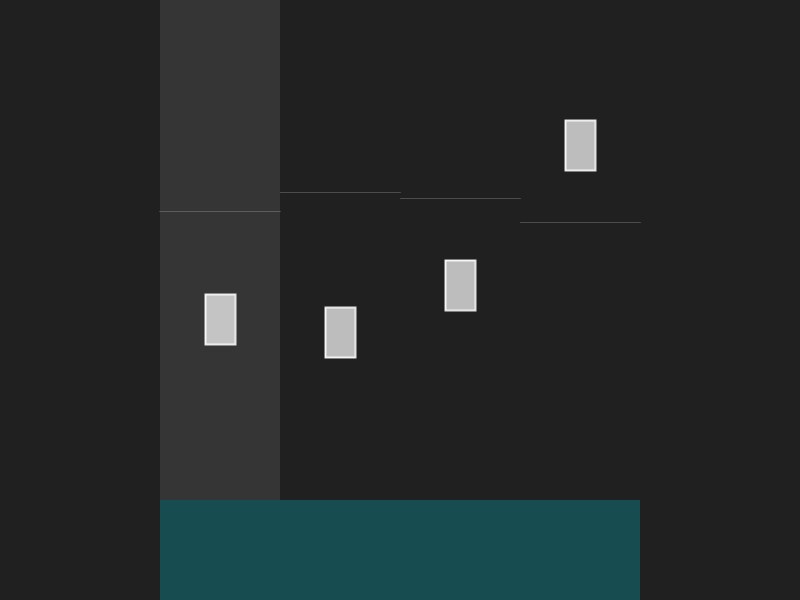
Frame 1 (no input)
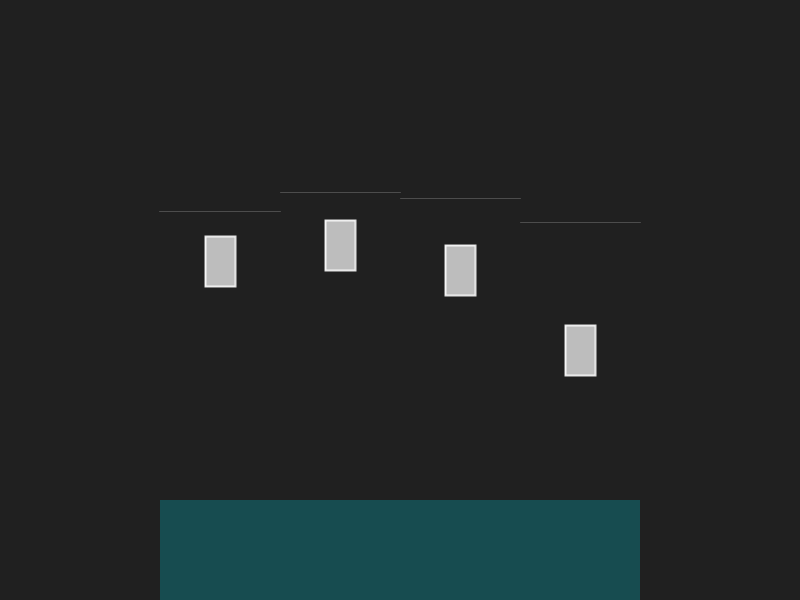
Frame 60 (the mouse pressed at the canvas centre just before this capture)
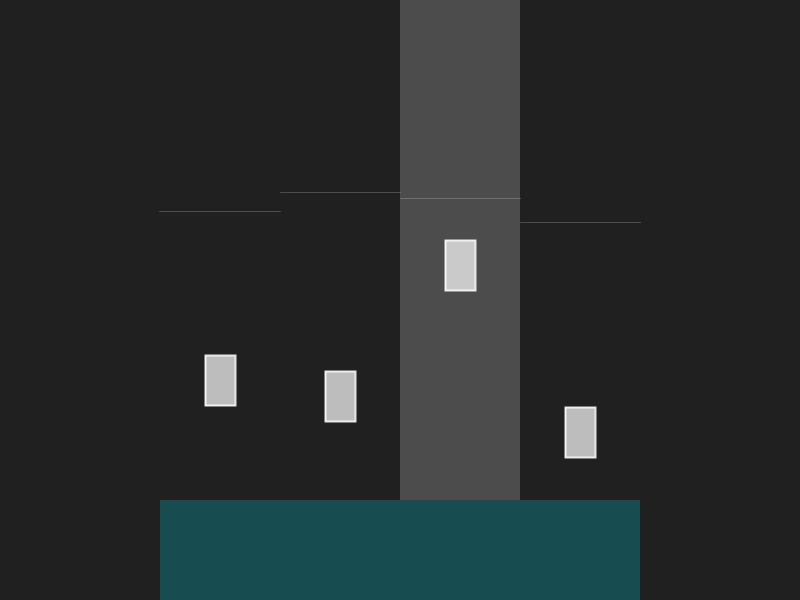
Frame 120 (the mouse held since frame 60 and released just before this capture)

The Processing sketch that drew these frames (run headless with seeded random() and noise(); from frame 60 on, the mouse is pressed at the canvas centre):

// Processing sketch: DanceSync1_1_1
// ── DanceSync1_1_1.pde
// DanceSync1_1
// started 10/5/2018


// Characters
Dancer[] dancers;
// Properties
boolean isPaused=false;
float groundY = 100;
float colWidth;
float stageWidth;
float stageX; // the left pos of the stage.
int mousePosCol; // which Dancer column the mouse is in.



void setup() {
  size(800,600);
  smooth();
  frameRate(60);
  colorMode(HSB);
  
  ResetLevel();
}

void ResetLevel() {
  int numDancers = 4;
  
  stageWidth = width*0.6;
  stageX = (width-stageWidth)*0.5;
  colWidth = stageWidth/(float)numDancers;
  
  dancers = new Dancer[numDancers];
  for (int i=0; i<numDancers; i++) {
    float posX = (i+0.5)*colWidth + stageX;
    float bounceApexY = random(300,360);
    dancers[i] = new Dancer(i, posX, bounceApexY);
  }
}



void draw() {
  background(32);
  
  Update();
  Draw();
}



void keyPressed() {
  if (keyCode==ENTER || keyCode==RETURN) {
    ResetLevel();
  }
  if (key == ' ') {
    isPaused = !isPaused;
  }
}









// ── Dancer.pde
class Dancer {
  // Properties
  PVector pos;
  PVector size;
  boolean isFreezingMe; // true when isHighlightingMe AND mousePressed! When true, we don't move.
  boolean isHighlightingMe; // true when mouse over my column.
  float velY;
  int index;
  float gravity = -0.3;
  float bounceApexY;
  
  
  // ----------------------------------------------------------------
  //  Initialize
  // ----------------------------------------------------------------
  public Dancer(int index, float posX, float bounceApexY) {
    this.index = index;
    this.pos = new PVector(posX, groundY+random(0, height));
    //this.locOffset = startingLocOffset;
    this.size = new PVector(30,50);
    this.bounceApexY = bounceApexY;
  }
  
  
  // ----------------------------------------------------------------
  //  Update
  // ----------------------------------------------------------------
  void Update() {
    UpdateInteractionBools();
    UpdateApplyVel();
    ApplyBounds();
  }
  private void UpdateInteractionBools() {
    isHighlightingMe = mousePosCol == index;
    isFreezingMe = isHighlightingMe && mousePressed;
  }
  private void UpdateApplyVel() {
    if (!isFreezingMe) {
      velY += gravity;
      pos.y += velY;
    }
  }
  private void ApplyBounds() {
    if (pos.y <= groundY) {
      Bounce();
    }
  }
  private void Bounce() {
    pos.y = groundY;
    float distToApex = bounceApexY - pos.y;
    velY = sqrt(2*-gravity*distToApex); // 0 = y^2 + 2*g*dist  ->  y = sqrt(2*g*dist)
  }
  
  
  
  // ----------------------------------------------------------------
  //  Draw
  // ----------------------------------------------------------------
  void Draw() {
    DrawColHighlight();
    DrawBody();
    // test
    stroke(255, 50);
    strokeWeight(1);
    line(pos.x-colWidth*0.5,bounceApexY+size.y, pos.x+colWidth*0.5,bounceApexY+size.y);
  }
  
  void DrawColHighlight() {
    // Mouse is in my column!
    if (isHighlightingMe) {
      if (isFreezingMe) fill(255, 50);
      else fill(255, 24);
      noStroke();
      rect(pos.x-colWidth*0.5,0, colWidth,height);
    }
  }
  void DrawBody() {
    fill(255, 180);
    stroke(255, 220);
    strokeWeight(2);
    rect(pos.x-size.x*0.5,pos.y, size.x,size.y);
  }
  
  
}








// ── Draw.pde

private void Draw() {
  // Translate into Unity coordinates! 0,0 is BOTTOM-left.
  pushMatrix();
  translate(0,height);
  scale(1, -1);
  
  DrawDancers();
  DrawGround();
  
  popMatrix();
}

private void DrawGround() {
  fill(130, 180, 80);
  noStroke();
  rect(stageX,0, stageWidth,groundY);
}
private void DrawDancers() {
  for (int i=0; i<dancers.length; i++) {
    dancers[i].Draw();
  }
}

// ── Update.pde


private void Update() {
  if (isPaused) { return; }
  UpdateDancers();
  UpdateDancerMouseOver();
}
private void UpdateDancers() {
  for (int i=0; i<dancers.length; i++) {
    dancers[i].Update();
  }
}
private void UpdateDancerMouseOver() {
  mousePosCol = (int)floor((mouseX-stageX)/colWidth);
}
